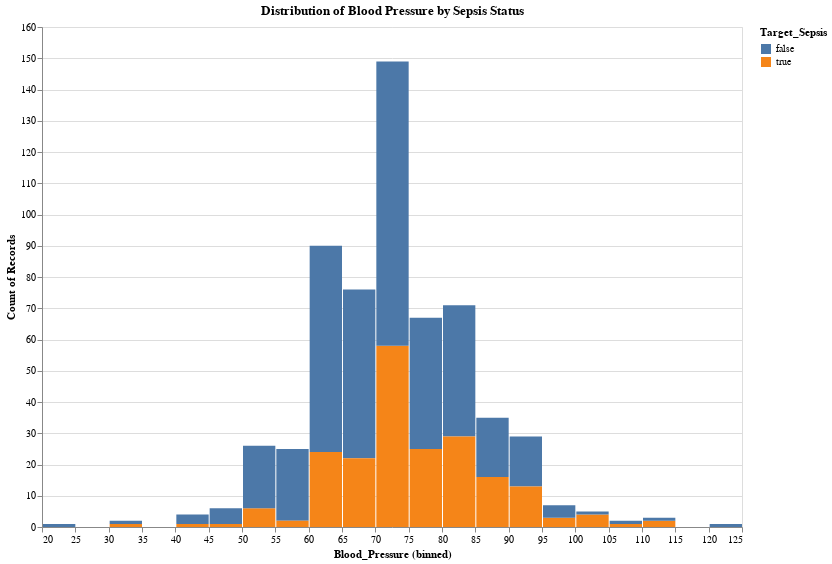

Source (notebook cell):
### Markdown cell above
**4. How does the distribution of Blood Pressure vary between patients with and without sepsis?**

### Code cell
import altair as alt

# Create side-by-side histogram for Blood Pressure
histogram = alt.Chart(train_data).mark_bar().encode(
    x=alt.X('Blood_Pressure:Q', bin=alt.Bin(maxbins=30)),
    y='count()',
    color='Target_Sepsis:N'
).properties(
    width=700,  # Increase width to 500
    height=500, # Increase height to 300
    title='Distribution of Blood Pressure by Sepsis Status'
)

histogram

### Figure 1 — Vega-Lite specification as saved in the notebook (floating-point values rounded to 4 significant figures; data arrays with more than 128 entries replaced by an {"elided": "..."} marker saying what was removed)
{"config": {"view": {"continuousWidth": 300, "continuousHeight": 300}}, "data": {"name": "data-191fa44c937c5f67050ccc865755dc2c"}, "mark": {"type": "bar"}, "encoding": {"color": {"field": "Target_Sepsis", "type": "nominal"}, "x": {"bin": {"maxbins": 30}, "field": "Blood_Pressure", "type": "quantitative"}, "y": {"aggregate": "count", "type": "quantitative"}}, "height": 500, "title": "Distribution of Blood Pressure by Sepsis Status", "width": 700, "$schema": "https://vega.github.io/schema/vega-lite/v5.17.0.json", "datasets": {"data-191fa44c937c5f67050ccc865755dc2c": {"elided": "599 records"}}}
